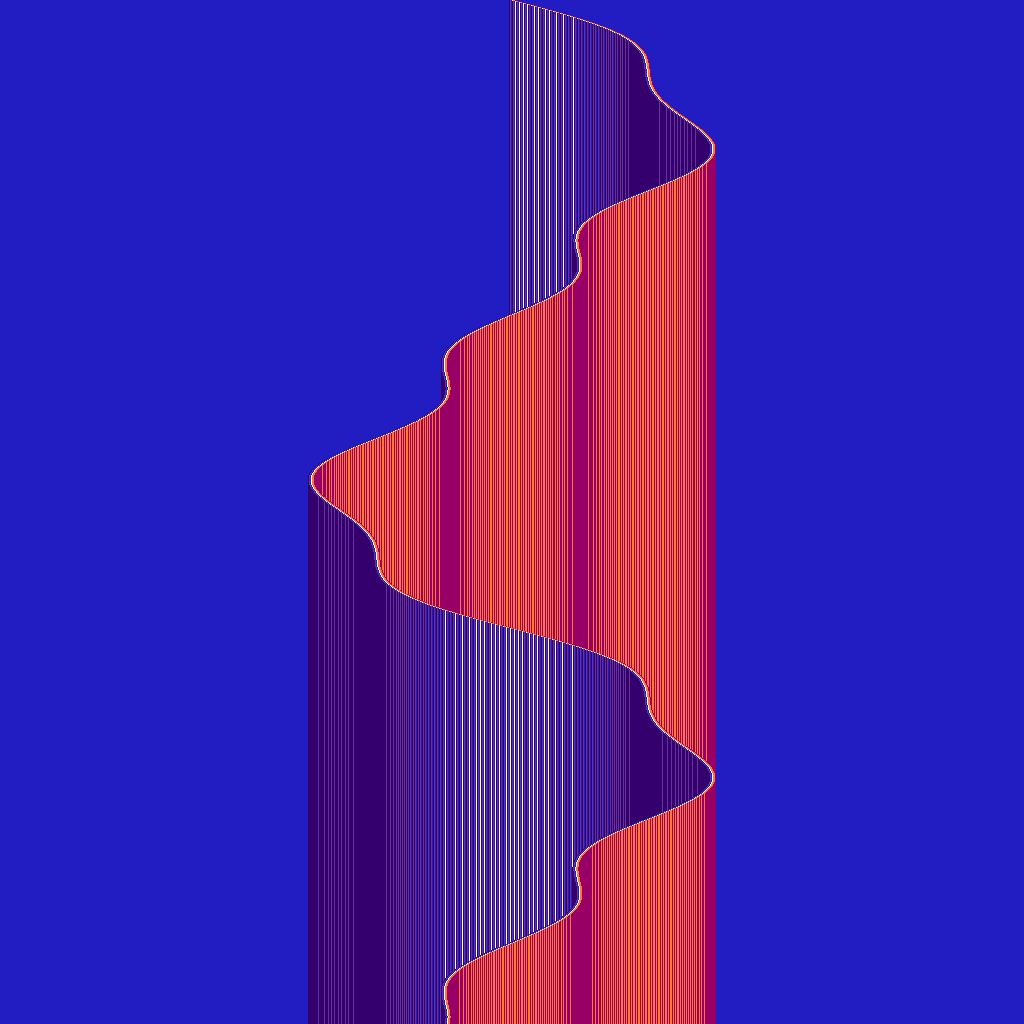
Frame 1 (no input)
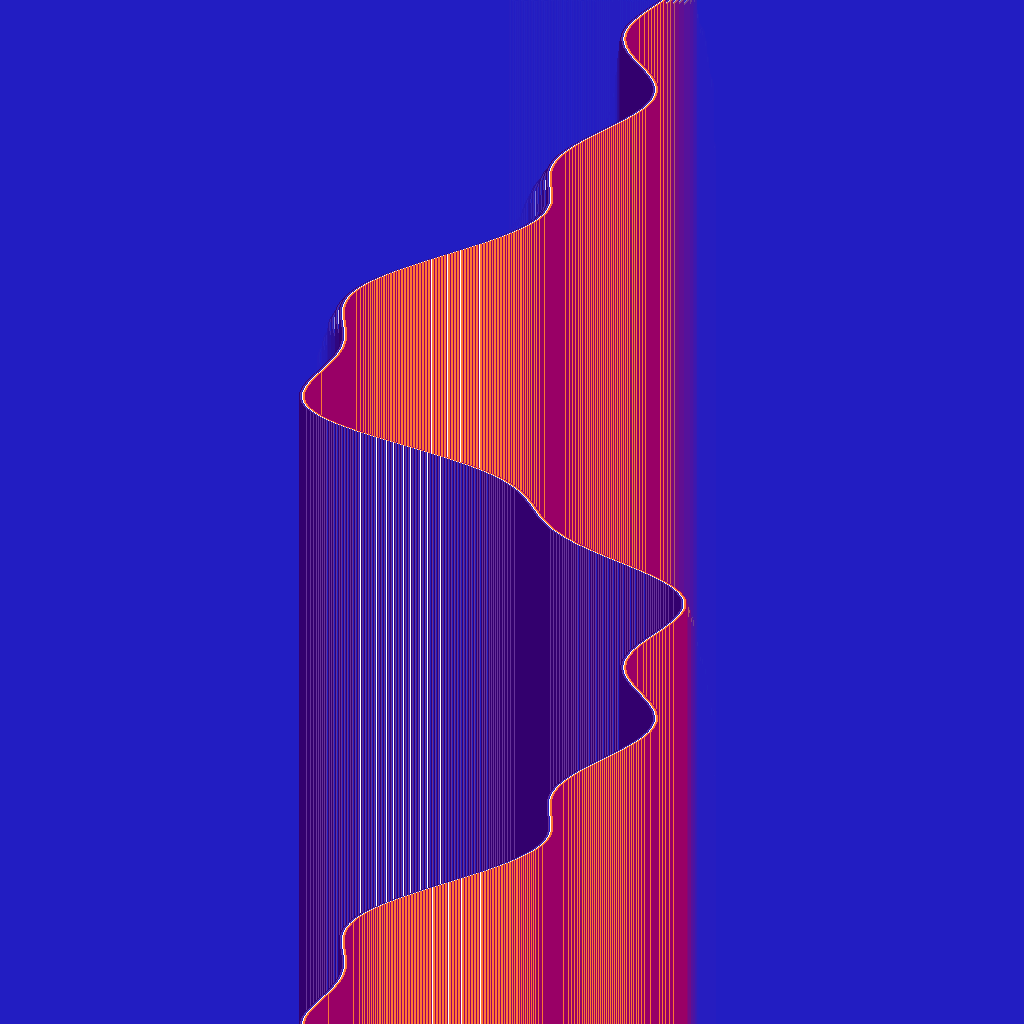
Frame 60 (the mouse pressed at the canvas centre just before this capture)
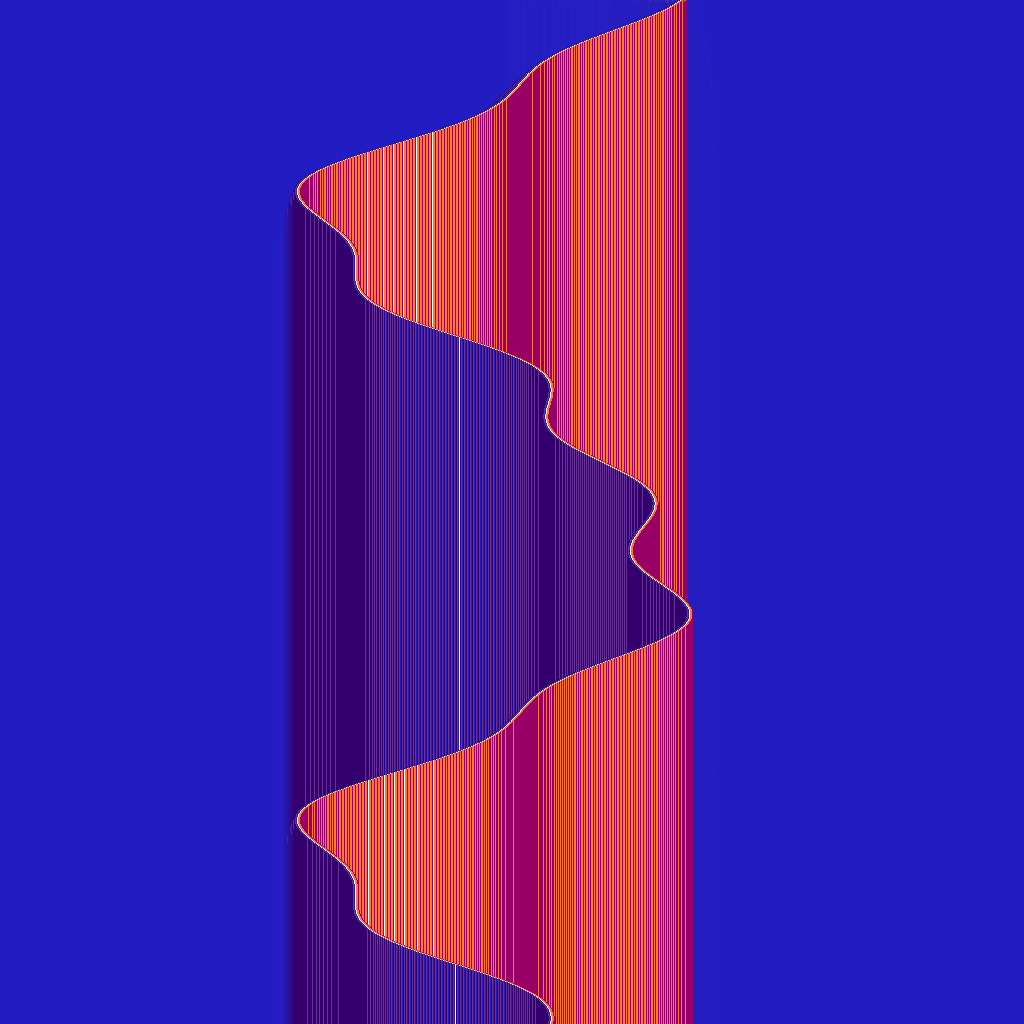
Frame 120 (the mouse held since frame 60 and released just before this capture)

The Processing sketch that drew these frames (run headless with seeded random() and noise(); from frame 60 on, the mouse is pressed at the canvas centre):

// Processing sketch: DemoBars
// ── DemoBars.pde
/*
   ____   __                 __       __  ___              _   
  / __/__/ /_ _____ ________/ /__    /  |/  /__  _______ _(_)__
 / _// _  / // / _ `/ __/ _  / _ \  / /|_/ / _ \/ __/ _ `/ (_-<
/___/\_,_/\_,_/\_,_/_/  \_,_/\___/ /_/  /_/\___/_/  \_,_/_/___/
 
  DEMOSCENE BARS
* by Eduardo Morais 2024 - www.eduardomorais.pt
*/

// libs


// config 
int   WIN_WIDTH      = 1024;
int   WIN_HEIGHT     = 1024;
color WIN_BG         = #221DC2;
color DEFAULT_COLOR  = #FFFFFF;


// constants


// globals
float ph1, ph2, ph3 = 0;
float pht1, pht2, pht3;
int x, y;

/*
  SETTINGS & SETUP
*/
void settings() {
  size(WIN_WIDTH, WIN_HEIGHT);
  pixelDensity(1);
}

void setup() {
  background(WIN_BG);
  noFill();
  noCursor();
  frameRate(60);
}


/* 
  DRAW
*/
void draw() {
  windowBlur(WIN_BG, 50);
  //background(WIN_BG);

  pht1 = ph1;
  pht2 = ph2;
  pht3 = ph3;
  
  loadPixels();
  for (y = 0; y < height; y++) {
    x = floor(width/2 + sin(pht1) * (width/6) + sin(pht2) * 36 + sin(pht3) * 28);
  
    for (int i = y; i < width; i++) {
      
      pixels[i*width + x-3] = color(#33006E);
      pixels[i*width + x-2] = color(#663399);
      pixels[i*width + x-1] = WIN_BG;
      pixels[i*width + x] = color(255);
      pixels[i*width + x+1] = color(#FF7733);
      pixels[i*width + x+2] = color(#FF7733);
      pixels[i*width + x+3] = color(#990066);
    }
    // update;
    pht1 += 0.01;
    pht2 += 0.02;
    pht3 += 0.05;
  }
  // update phase;
  ph1 += 0.02;
  ph2 += random(0.02, 0.1);
  ph3 += random(0.05, 0.3);
  updatePixels();
}



/* Full window blur */
void windowBlur(color bg, int opacity) {
 noStroke();
 fill(bg, opacity);
 rectMode(CORNER);
 rect(0,0, width, height);
 noFill();
}
